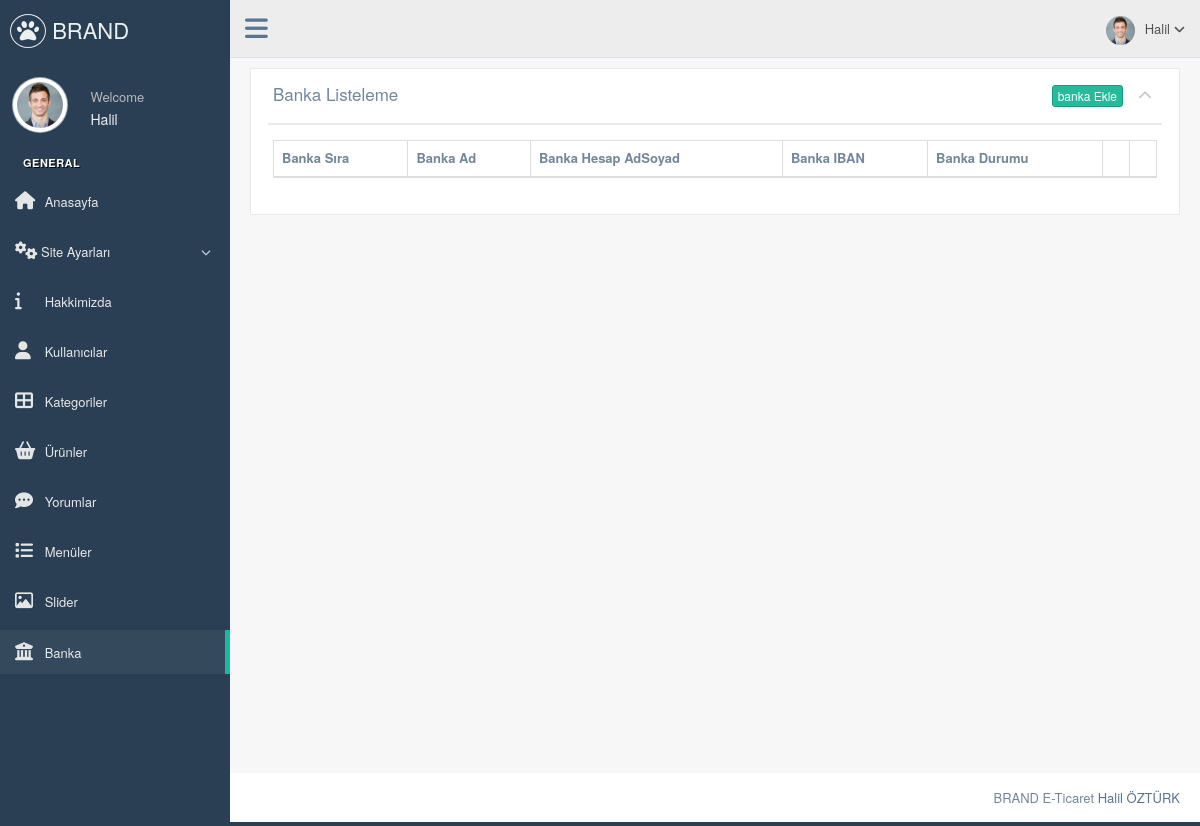
/nedmin/production/banka.php (signed in), run on an earlier commit of the app's database.
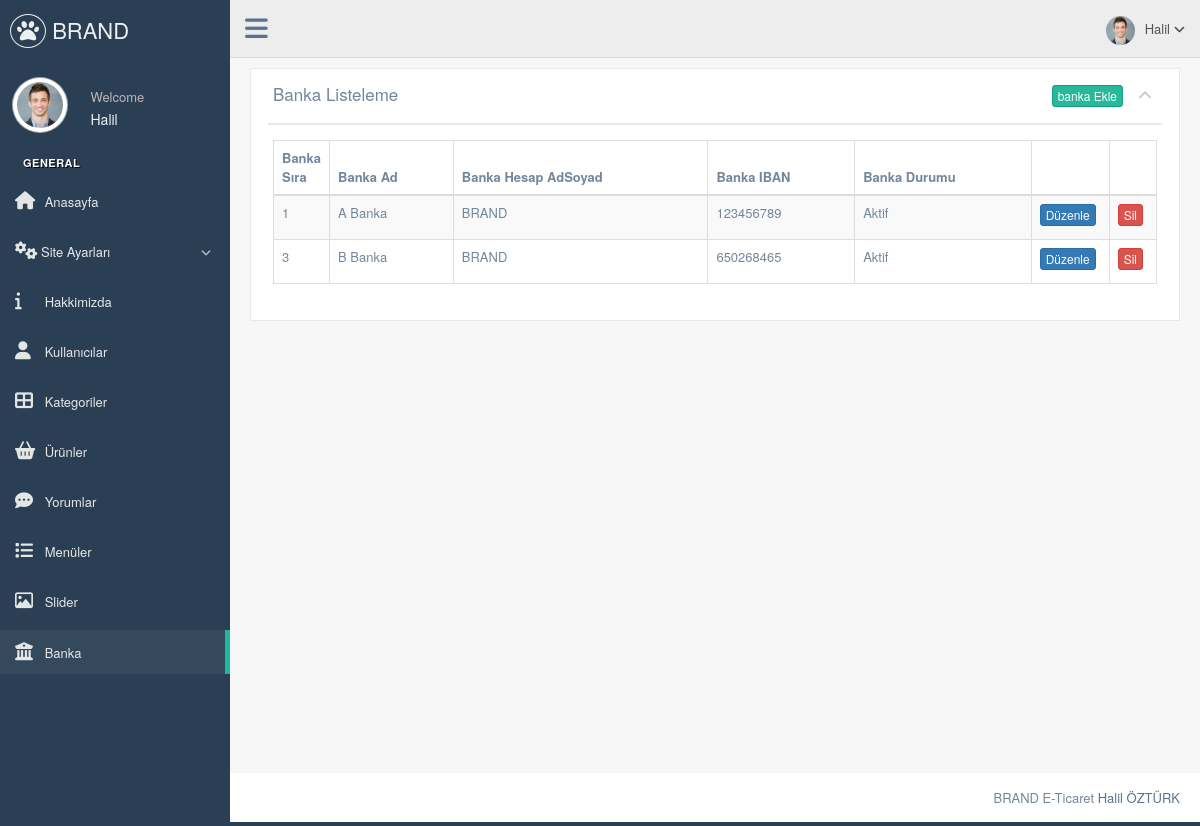
And on a later commit of the database.
### tables this page shows
CREATE TABLE `banka` (
  `banka_id` int(11) NOT NULL,
  `banka_ad` varchar(250) NOT NULL,
  `banka_iban` varchar(50) NOT NULL,
  `banka_hesapadsoyad` varchar(250) NOT NULL,
  `banka_durum` enum('0','1') NOT NULL DEFAULT '1'
);

### nedmin/production/banka.php (the view, shortened to what this page needs)
<?php
include 'header.php';
$bankasor=$db->prepare("SELECT * FROM banka ORDER BY banka_id ASC");
$bankasor->execute();
?>
<div class="right_col" role="main">
  <div class="">
    <div class="row">
      <div class="col-md-12 col-sm-12 col-xs-12">
        <div class="x_panel">
          <div class="x_title">
            <h2>Banka Listeleme </h2>
            <ul class="nav navbar-right panel_toolbox">
              <li>
                <a href="banka-ekle.php"><button class="btn btn-success btn-xs">banka Ekle</button></a>
              </li>
              <li><a class="collapse-link"><i class="fa fa-chevron-up"></i></a>
              </li>
            </ul>
            <div class="clearfix"></div>
          </div>
          <div class="x_content">
            <table id="datatable-responsive" class="table table-striped table-bordered dt-responsive nowrap" cellspacing="0" width="100%">
              <thead>
                <tr>
                  <th>Banka Sıra</th>
                  <th>Banka Ad</th>
                  <th>Banka Hesap AdSoyad</th>
                  <th>Banka IBAN</th>
                  <th>Banka Durumu</th>
                  <th></th>
                  <th></th>
                </tr>
              </thead>
              <tbody>
                <?php
                while($bankacek=$bankasor->fetch(PDO::FETCH_ASSOC)) {?>
                  <tr>
                    <td width="5%"><?php echo $bankacek['banka_id'] ?></td>
                    <td><?php echo $bankacek['banka_ad'] ?></td>
                    <td><?php echo $bankacek['banka_hesapadsoyad'] ?></td>
                    <td><?php echo $bankacek['banka_iban'] ?></td>
                    <td><?php echo ($bankacek['banka_durum'])=='1'?"Aktif":"Pasif" ?></td>
                    <td width="5%"><center><a href="banka-duzenle.php?banka_id=<?php echo $bankacek['banka_id']; ?>"><button class="btn btn-primary btn-xs">Düzenle</button></a></center></td>
                    <td width="5%"><center><a href="../netting/islem.php?banka_id=<?php echo $bankacek['banka_id']; ?>&bankasil=ok"><button class="btn btn-danger btn-xs">Sil</button></a></center></td>
                  </tr>
                <?php  }
                ?>
              </tbody>
            </table>
          </div>
        </div>
      </div>
    </div>
  </div>
</div>
<?php include 'footer.php'; ?>

What changed in the data, as far as the page shows it:
added banka: banka_id "1", banka_ad "A Banka", banka_hesapadsoyad "BRAND", banka_iban "123456789", banka_durum "Aktif"
added banka: banka_id "3", banka_ad "B Banka", banka_hesapadsoyad "BRAND", banka_iban "650268465", banka_durum "Aktif"
